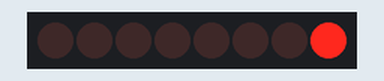
Simulated run of this sketch. Board: Arduino Uno, built with avr-gcc and run on an emulated ATmega328P. Shown: 8 shift-register outputs drawn as a row of LEDs (first output left, lit = HIGH). Wiring (inferred from the names in the program): shift register (74HC595): data pin 11; shift clock pin 12; latch pin 8. Wiring (inferred from the signals the program sends): row of LEDs: on Q0, Q1, Q2, Q3, Q4, Q5, Q6, Q7.

Above: at 1.1 s.
At 5.1 s:
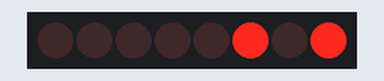
At 10.1 s:
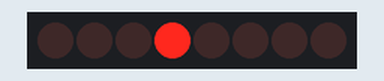
At 19.1 s:
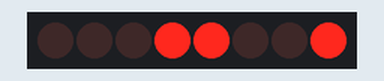
At 28.1 s:
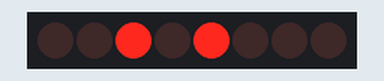
At 38.1 s:
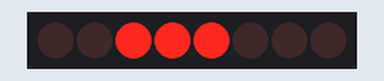
Timing chart, 0 to 40.0 s (numbered marks = the images above):
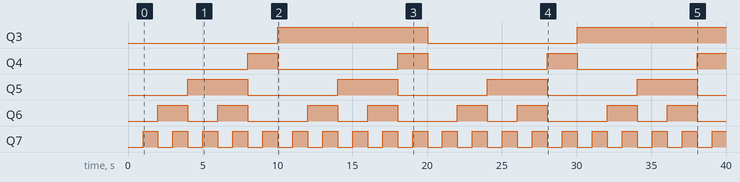

The sketch:

bcdClock.ino
```cpp
#include "Wire.h"
#include <Time.h>


int latchPin = 8;             //595 pin 12
int clockPin = 12;          //595 pin 11
int dataPin = 11;           //595 pin 14
//595 pin 16 has 5VDC
//595 pin 8 has GND

void setup() {


     pinMode(latchPin, OUTPUT);
     pinMode(clockPin, OUTPUT);
     pinMode(dataPin, OUTPUT);
}
void loop() {

   digitalWrite(latchPin, LOW);
   shiftOut(dataPin, clockPin, LSBFIRST, ((second()/10 * 16) + (second() % 10)));
   digitalWrite(latchPin, HIGH);
   delay(1000);
}
```

Measured:
- by itself, Q3: LOW → HIGH at 10.0 s, → LOW 10.0 s later, → HIGH 10.0 s later
- by itself, Q4: alternates HIGH for 2.0 s and LOW for 8.0 s
- by itself, Q5: alternates HIGH for 4.0 s and LOW for 6.0 s
- by itself, Q6: repeats every 10.0 s: LOW 2.0 s, HIGH 2.0 s, LOW 4.0 s, HIGH 2.0 s
- by itself, Q7: alternates HIGH for 1.0 s and LOW for 1.0 s
